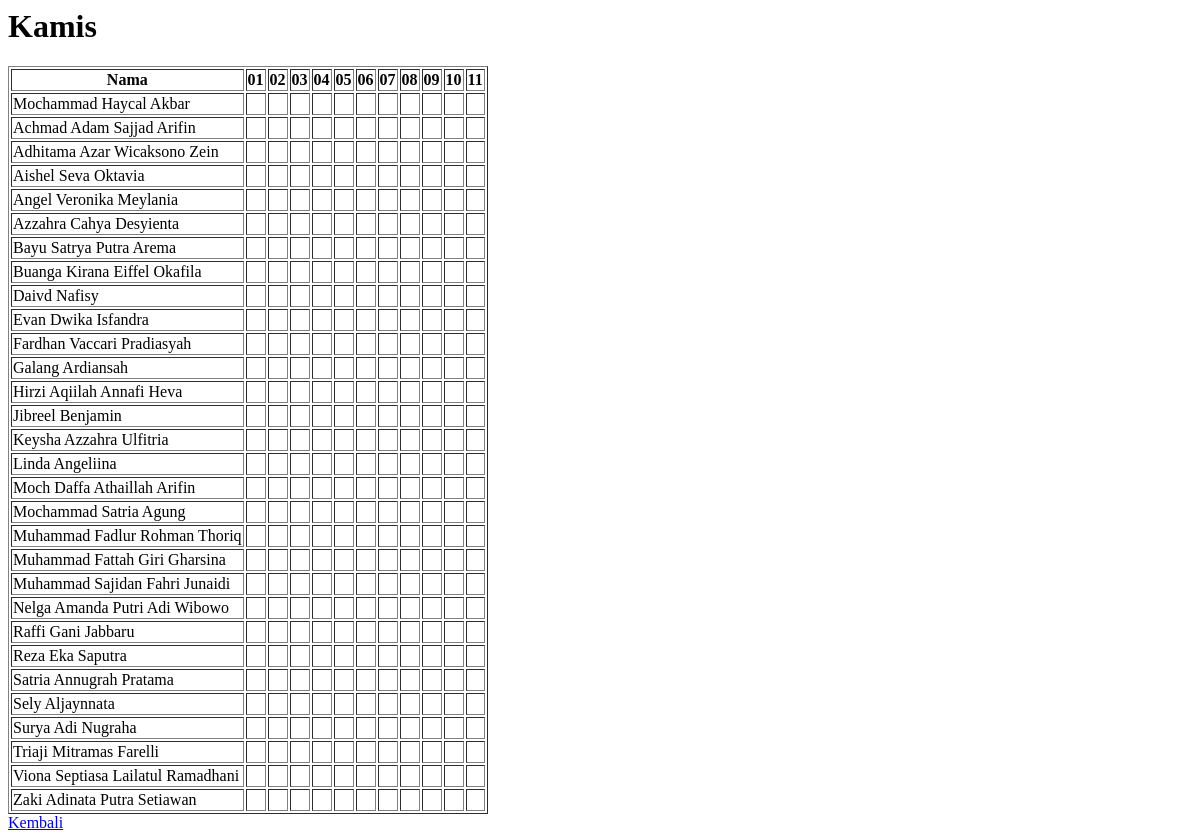
The app's page /kamis.php with its own data.
### tables this page shows
CREATE TABLE kamis LIKE senin;

### kamis.php (the view, shortened to what this page needs)
<?php
$hari = isset($_GET['hari']) ? $_GET['hari'] : 'kamis';
$conn = new mysqli("localhost", "root", "", "absen");
$query = "SELECT * FROM $hari";
$result = $conn->query($query);
function getStatus($value) {
    switch ($value) {
        default: return " ";
    }
}
?>
<h1>Kamis</h1>
<table border="1">
    <tr>
        <th>Nama</th>
        <th>01</th>
        <th>02</th>
        <th>03</th>
        <th>04</th>
        <th>05</th>
        <th>06</th>
        <th>07</th>
        <th>08</th>
        <th>09</th>
        <th>10</th>
        <th>11</th>
    </tr>
    <?php while ($row = $result->fetch_assoc()) { ?>
    <tr>
        <td><?php echo $row['nama']; ?></td>
        <?php for ($i = 1; $i <= 11; $i++) { ?>
            <td><?php echo getStatus($row["j$i"]); ?></td>
        <?php } ?>
    </tr>
    <?php } ?>
</table>
<a href="index.html">Kembali</a>

### records on screen
kamis: nama "Mochammad Haycal Akbar"
kamis: nama "Achmad Adam Sajjad Arifin"
kamis: nama "Adhitama Azar Wicaksono Zein"
kamis: nama "Aishel Seva Oktavia"
kamis: nama "Angel Veronika Meylania"
kamis: nama "Azzahra Cahya Desyienta"
kamis: nama "Bayu Satrya Putra Arema"
kamis: nama "Buanga Kirana Eiffel Okafila"
kamis: nama "Daivd Nafisy"
kamis: nama "Evan Dwika Isfandra"
kamis: nama "Fardhan Vaccari Pradiasyah"
kamis: nama "Galang Ardiansah"
kamis: nama "Hirzi Aqiilah Annafi Heva"
kamis: nama "Jibreel Benjamin"
kamis: nama "Keysha Azzahra Ulfitria"
kamis: nama "Linda Angeliina"
kamis: nama "Moch Daffa Athaillah Arifin"
kamis: nama "Mochammad Satria Agung"
kamis: nama "Muhammad Fadlur Rohman Thoriq"
kamis: nama "Muhammad Fattah Giri Gharsina"
kamis: nama "Muhammad Sajidan Fahri Junaidi"
kamis: nama "Nelga Amanda Putri Adi Wibowo"
kamis: nama "Raffi Gani Jabbaru"
kamis: nama "Reza Eka Saputra"
kamis: nama "Satria Annugrah Pratama"
kamis: nama "Sely Aljaynnata"
kamis: nama "Surya Adi Nugraha"
kamis: nama "Triaji Mitramas Farelli"
kamis: nama "Viona Septiasa Lailatul Ramadhani"
kamis: nama "Zaki Adinata Putra Setiawan"
